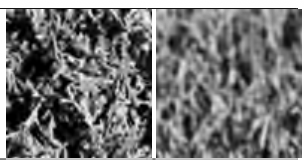
#> input picture pz1/images/textures_var10.png, 304 x 160 px
$ python make_report.py
#> lines starting #> are read from the running program, lines starting #| are printed output that depends on the picture
### pz1/training_matrix.py
"""ПЗ-1. Формирование входной обучающей матрицы Y[1..m, 1..N, 1..n].

Вариант 10: два изображения-текстуры (классы распознавания X1, X2).
"""
import numpy as np
from PIL import Image

M = 2      # m - количество классов
N = 100    # N - количество признаков распознавания
n = 100    # n - количество реализаций


def split_textures(path):
    """Вырезает из общей картинки две текстуры (левая - класс 1, правая - класс 2)."""
#> called with path = 'images/textures_var10.png'
    im = Image.open(path).convert("L")
    # границы подобраны по однородным (белым) полосам исходного файла
    left = im.crop((0, 8, 152, 160))
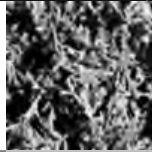
#> left: PIL image 152x152 L; min 0, max 255, mean 99.9
    right = im.crop((156, 8, 302, 160))
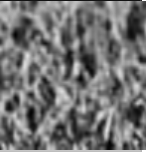
#> right: PIL image 146x152 L; min 3, max 255, mean 114.8
    return [left, right]


def brightness(img, size=(N, n)):
    """Яркость пикселя (R+G+B)/3 -> матрица size[1] x size[0] (целые 0..255).
    Изображение центрально обрезается до N x n пикселей."""
    a = np.asarray(img.convert("RGB"), dtype=np.int32)
    h, w = a.shape[:2]
    top, lft = (h - size[1]) // 2, (w - size[0]) // 2
    a = a[top:top + size[1], lft:lft + size[0]]
    return (a[..., 0] + a[..., 1] + a[..., 2]) // 3


def build_Y(images):
    """Y[k, i, j] - значение i-го признака (столбец изображения) в j-й реализации (строка)."""
    Y = np.zeros((len(images), N, n), dtype=np.int32)
    for k, img in enumerate(images):
        b = brightness(img)          # b[строка j, столбец i]
        Y[k] = b.T                   # -> [признак i, реализация j]
    return Y


# [4 lines left out: function format_matrix, not called in this run]


# [8 lines that do not run on import are left out]

### pz1/make_report.py
import numpy as np
import matplotlib
matplotlib.use("Agg")
import matplotlib.pyplot as plt
from docx import Document
from docx.shared import Pt, Cm
from docx.enum.text import WD_ALIGN_PARAGRAPH
from training_matrix import split_textures, build_Y, brightness, format_matrix, M, N, n

imgs = split_textures("images/textures_var10.png")
#> imgs = 2 items
Y = build_Y(imgs)
#> the loop in build_Y, `for k, img in enumerate(images):` made 2 passes
#> (h in brightness, w in brightness, top in brightness, lft in brightness) on passes 1 to 2: (152, 152, 26, 26), (152, 146, 26, 23)
#> pass 1, in brightness, `a = a[top:top + size[1], lft:lft + size[0]]`:
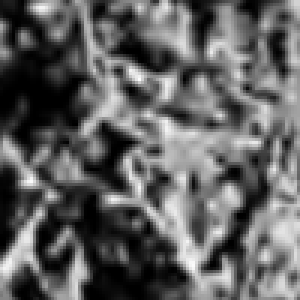
#> a: shape (100, 100, 3) int32 (shown 3 times larger); min 0, max 253, mean 96.2

# рисунок: текстуры (обрезанные 100x100) + фрагмент матрицы
fig, ax = plt.subplots(1, 2, figsize=(6, 3))
for k in range(M):
    ax[k].imshow(brightness(imgs[k]), cmap="gray", vmin=0, vmax=255)
    ax[k].set_title(f"Класс X{k+1}"); ax[k].axis("off")
#> this loop made 2 passes
#> (top in brightness, lft in brightness) on pass 2: (26, 23)
#> pass 2, in brightness (call 4), `a = a[top:top + size[1], lft:lft + size[0]]`:
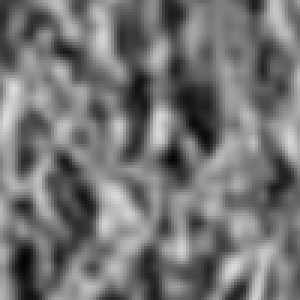
#> a: shape (100, 100, 3) int32 (shown 3 times larger); min 4, max 222, mean 115.6
plt.tight_layout(); plt.savefig("images/classes.png", dpi=150); plt.close()
#> after `plt.tight_layout()`:
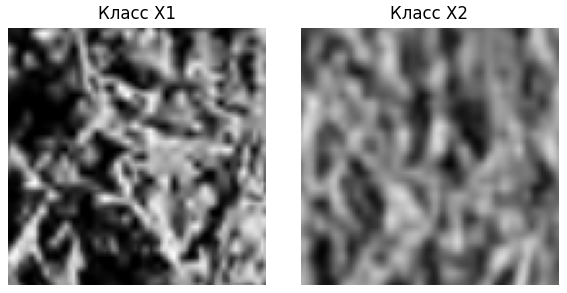
#> figure drawn by matplotlib, 2 panels

# рисунок: гистограммы яркости
fig, ax = plt.subplots(figsize=(5, 3))
for k in range(M):
    ax.hist(Y[k].ravel(), bins=32, range=(0, 255), alpha=.55, label=f"Класс {k+1}")
ax.set_xlabel("яркость"); ax.set_ylabel("число пикселей"); ax.legend()
plt.tight_layout(); plt.savefig("images/hist.png", dpi=150); plt.close()
#> after `plt.tight_layout()`:
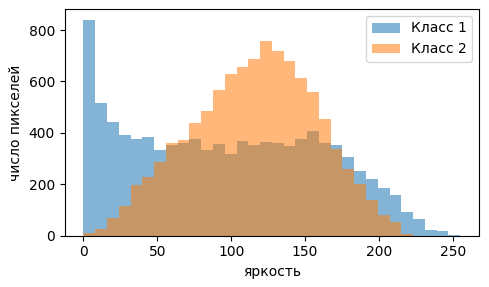
#> figure drawn by matplotlib, 1 panel; tallest bar 840 high, from x = 0 to 7.97; tallest bar 758 high, from x = 119.5 to 127.5

#> (the run stopped early here; a loop or call above may not have finished)
